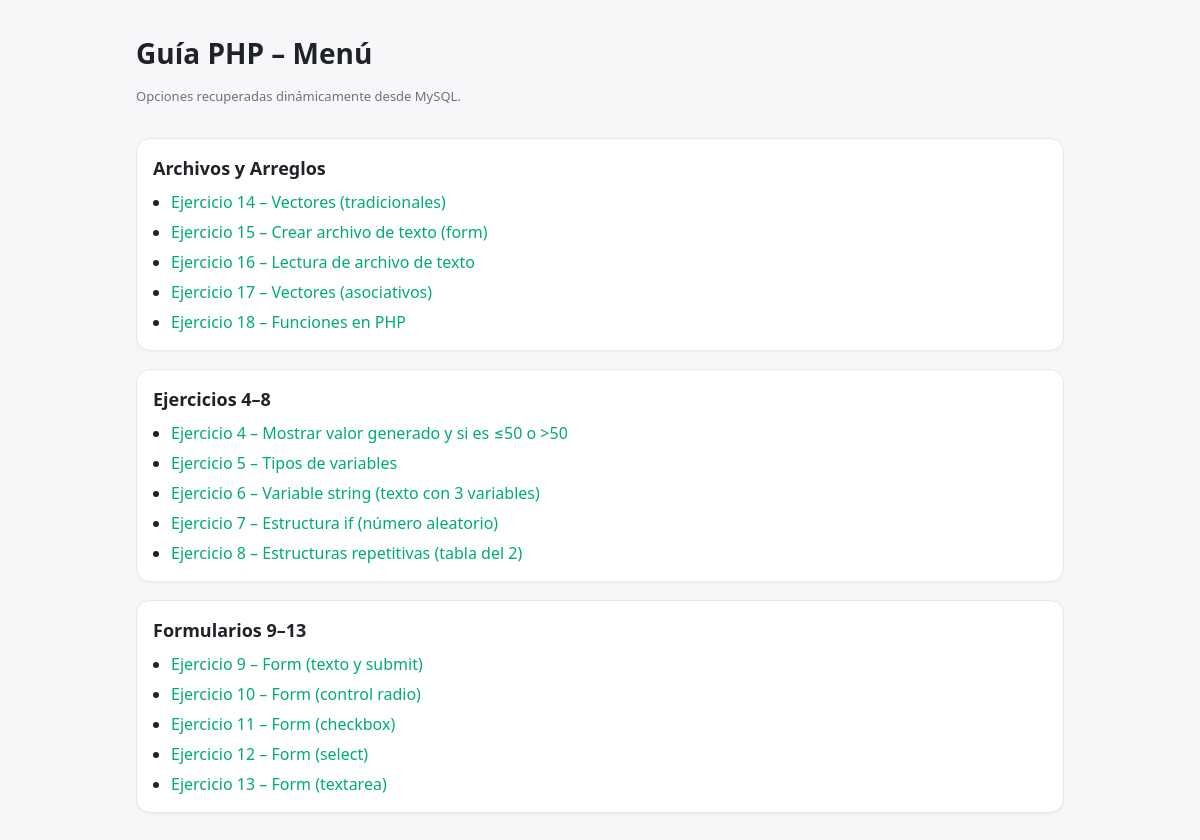
The page / on the database its author committed.
### tables this page shows
CREATE TABLE menu_opcion (
  id       INT UNSIGNED AUTO_INCREMENT PRIMARY KEY,
  titulo   VARCHAR(120) NOT NULL,
  ruta     VARCHAR(255) NOT NULL,
  seccion  VARCHAR(80)  NULL,
  orden    INT          NOT NULL DEFAULT 0,
  visible  TINYINT(1)   NOT NULL DEFAULT 1
);

### index.php (the view, shortened to what this page needs)
<?php require __DIR__ . '/php/db.php'; ?>
<!DOCTYPE html>
<html lang="es">
<head>
</head>
<body>
  <main class="wrap">
    <header>
      <h1 class="title">Guía PHP – Menú</h1>
      <p class="muted">Opciones recuperadas dinámicamente desde MySQL.</p>
    </header>
    <?php
      $sql = "SELECT seccion, titulo, ruta
              FROM menu_opcion
              WHERE visible=1
              ORDER BY seccion IS NULL, seccion, orden, titulo";
      $res = $mysqli->query($sql);
      if (!$res) {
        echo '<div class="card"><strong>Error:</strong> ' . htmlspecialchars($mysqli->error, ENT_QUOTES, 'UTF-8') . '</div>';
      } else {
        $seccionActual = null;
        $bloqueAbierto = false;
        while ($row = $res->fetch_assoc()) {
          $sec = $row['seccion'] ?? 'Sin sección';
          if ($sec !== $seccionActual) {
            if ($bloqueAbierto) echo '</ul></div>';
            echo '<div class="card"><h2 class="sec">'. htmlspecialchars($sec, ENT_QUOTES, 'UTF-8') .'</h2><ul class="menu">';
            $seccionActual = $sec;
            $bloqueAbierto = true;
          }
          $titulo = htmlspecialchars($row['titulo'], ENT_QUOTES, 'UTF-8');
          $ruta   = htmlspecialchars($row['ruta'],   ENT_QUOTES, 'UTF-8');
          echo '<li><a href="'. $ruta .'">'. $titulo .'</a></li>';
        }
        if ($bloqueAbierto) echo '</ul></div>';
      }
    ?>
  </main>
</body>
</html>

### index.php (style rules this page uses)
:root { --bg:#f7f7fa; --card:#fff; --line:#e8e8ef; --text:#1f2328; --muted:#6a737d; --link:#0a7; }
* { box-sizing:border-box; }
body { margin:0; background:var(--bg); color:var(--text); font:16px/1.5 system-ui,-apple-system,Segoe UI,Roboto,Arial,sans-serif; }
.wrap { max-width:960px; margin:32px auto; padding:0 16px; display:grid; gap:18px; }
.title { margin:0; font-size:28px; font-weight:800; }
.card { background:var(--card); border:1px solid var(--line); border-radius:14px; padding:16px; box-shadow:0 1px 3px rgba(0,0,0,.04); }
.sec { margin:0 0 8px; font-size:18px; font-weight:800; }
.menu { display:grid; gap:6px; padding-left:18px; margin: 0; }
.menu li { margin:0; }
a { color:var(--link); text-decoration:none; }
.muted { color:var(--muted); font-size:13px; }

### rows shown on the page
menu_opcion: seccion "Archivos y Arreglos", titulo "Ejercicio 14 – Vectores (tradicionales)"
menu_opcion: titulo "Ejercicio 15 – Crear archivo de texto (form)"
menu_opcion: titulo "Ejercicio 16 – Lectura de archivo de texto"
menu_opcion: titulo "Ejercicio 17 – Vectores (asociativos)"
menu_opcion: titulo "Ejercicio 18 – Funciones en PHP"
menu_opcion: seccion "Ejercicios 4–8", titulo "Ejercicio 4 – Mostrar valor generado y si es ≤50 o >50"
menu_opcion: titulo "Ejercicio 5 – Tipos de variables"
menu_opcion: titulo "Ejercicio 6 – Variable string (texto con 3 variables)"
menu_opcion: titulo "Ejercicio 7 – Estructura if (número aleatorio)"
menu_opcion: titulo "Ejercicio 8 – Estructuras repetitivas (tabla del 2)"
menu_opcion: seccion "Formularios 9–13", titulo "Ejercicio 9 – Form (texto y submit)"
menu_opcion: titulo "Ejercicio 10 – Form (control radio)"
menu_opcion: titulo "Ejercicio 11 – Form (checkbox)"
menu_opcion: titulo "Ejercicio 12 – Form (select)"
menu_opcion: titulo "Ejercicio 13 – Form (textarea)"
